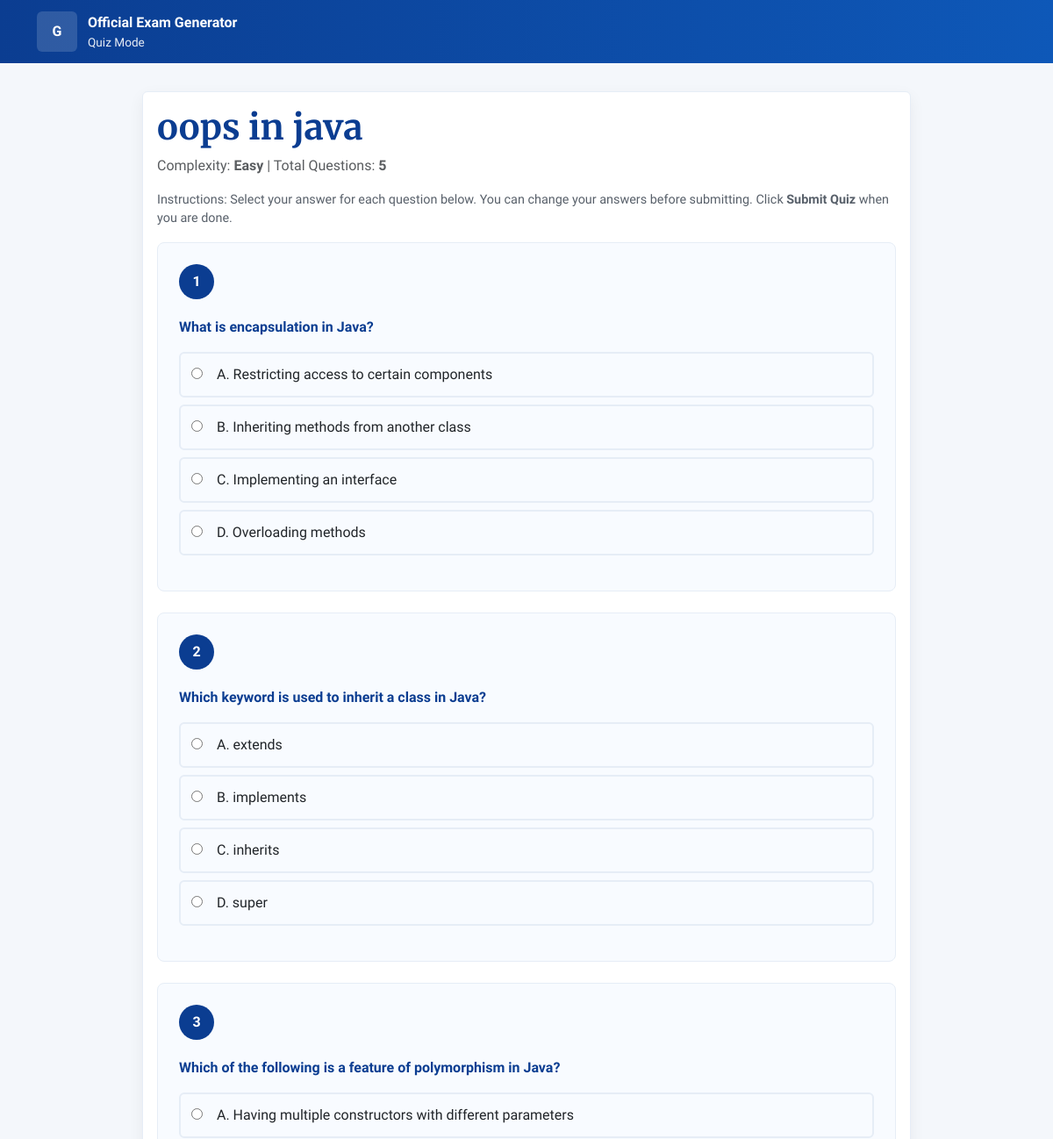
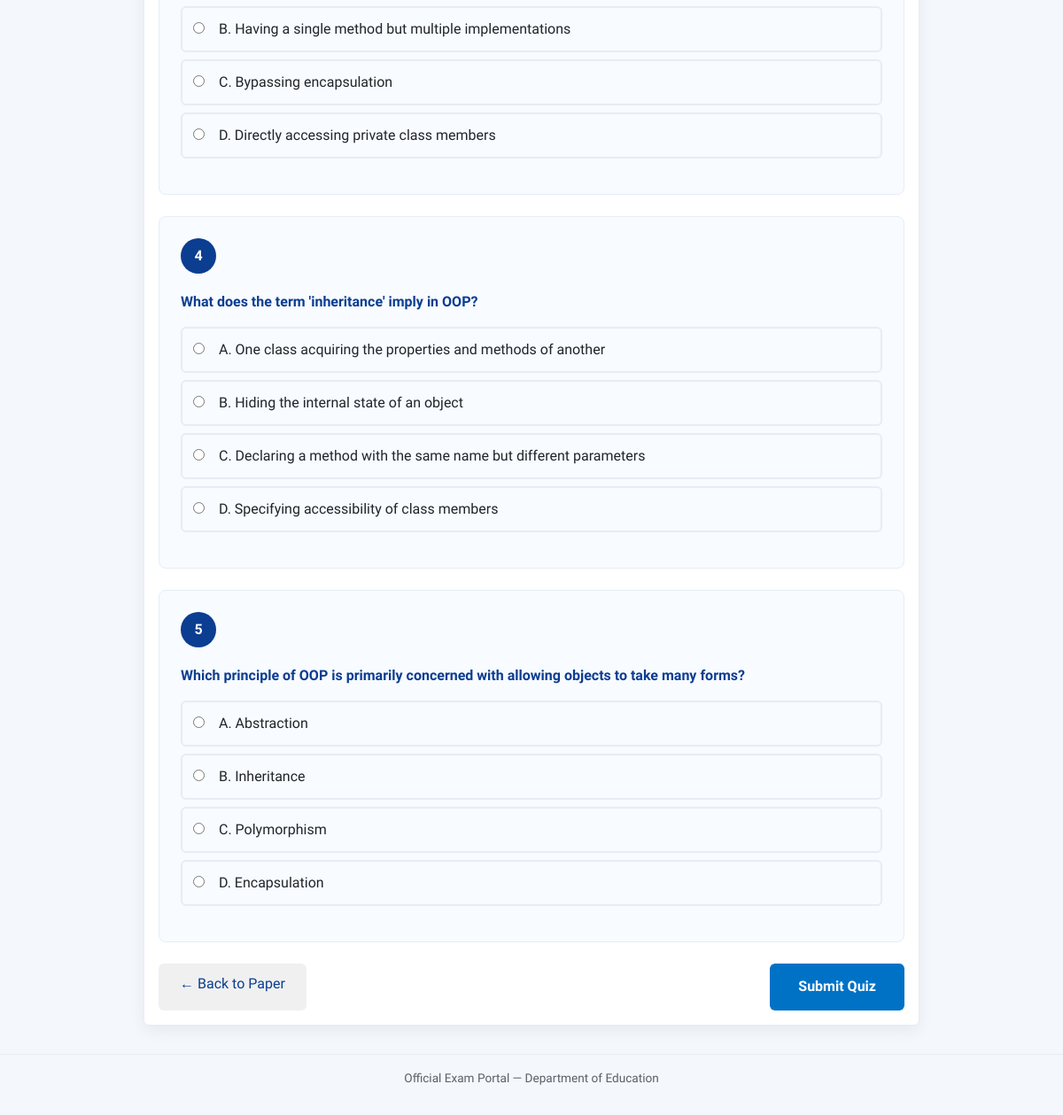
Screenshot of /quiz/11 with the database file from the repository (2 pictures, top to bottom).
### open_router.py (models this page shows)
class TestPaper(db.Model):
    __tablename__ = "test_paper"
    id = db.Column(db.Integer, primary_key=True)
    syllabus = db.Column(db.Text, nullable=False)
    complexity = db.Column(db.String(32), nullable=False)
    num_questions = db.Column(db.Integer, nullable=False)
    generated_at = db.Column(db.DateTime, default=datetime.utcnow, nullable=False)
    raw_output = db.Column(db.Text, nullable=False)
    questions = db.relationship(
        "MCQQuestion", back_populates="paper", cascade="all, delete-orphan"
    )

class MCQQuestion(db.Model):
    __tablename__ = "mcq_question"
    id = db.Column(db.Integer, primary_key=True)
    paper_id = db.Column(db.Integer, db.ForeignKey("test_paper.id"), nullable=False)
    question_text = db.Column(db.Text, nullable=False)
    choices_json = db.Column(db.Text, nullable=False)
    correct_choice_index = db.Column(db.Integer, nullable=False)
    explanation = db.Column(db.Text, nullable=True)
    paper = db.relationship("TestPaper", back_populates="questions")
    @property
    def choices(self):
        try:
            return json.loads(self.choices_json)
        except Exception:
            return []

### open_router.py (the view)
@app.route("/quiz/<int:paper_id>")
def quiz_start(paper_id):
    paper = TestPaper.query.get_or_404(paper_id)
    return render_template(
        "quiz_all_questions.html",
        paper=paper,
        questions=paper.questions,
    )

### templates/quiz_all_questions.html (shortened to what this page needs)
<!doctype html>
<html lang="en">
  <head>
    <link href="https://cdn.jsdelivr.net/npm/bootstrap@5.3.2/dist/css/bootstrap.min.css" rel="stylesheet">
  </head>
  <body>
    <header class="gov-header">
      <div class="container">
        <div class="gov-brand">
          <div class="gov-emblem">G</div>
          <div>
            <div style="font-weight:600">Official Exam Generator</div>
            <div style="font-size:.85rem;opacity:.9">Quiz Mode</div>
          </div>
        </div>
      </div>
    </header>
    <div class="container" style="max-width:900px;margin:2rem auto">
      <div class="card">
        <div class="card-body">
          <h1 class="card-title">{{ paper.syllabus }}</h1>
          <p class="text-muted">Complexity: <strong>{{ paper.complexity.title() }}</strong> | Total Questions: <strong>{{ questions|length }}</strong></p>
          <p class="progress-info">Instructions: Select your answer for each question below. You can change your answers before submitting. Click <strong>Submit Quiz</strong> when you are done.</p>
          <form method="post" action="{{ url_for('quiz_submit', paper_id=paper.id) }}">
            {% for q in questions %}
              {% set idx = loop.index0 %}
              <div class="question-item">
                <div class="question-number">{{ loop.index }}</div>
                <div class="question-text">{{ q.question_text }}</div>
                <div style="margin:1rem 0">
                  {% for choice in q.choices %}
                    {% set choice_idx = loop.index0 %}
                    <label class="choice-label">
                      <input type="radio" name="q{{ idx }}" value="{{ choice_idx }}" onchange="this.closest('label').classList.add('selected')">
                      <span class="choice-text">{{ choice }}</span>
                    </label>
                  {% endfor %}
                </div>
              </div>
            {% endfor %}
            <div class="d-flex gap-2 justify-content-between mt-4">
              <a href="{{ url_for('view_paper', paper_id=paper.id) }}" class="btn btn-back">← Back to Paper</a>
              <button type="submit" class="btn btn-submit">Submit Quiz</button>
            </div>
          </form>
        </div>
      </div>
    </div>
    <footer style="text-align:center">
      <div class="container">
        <p>Official Exam Portal — Department of Education</p>
      </div>
    </footer>
  </body>
</html>

### templates/quiz_all_questions.html (style rules this page uses)
:root { --bg:#f4f7fb;--primary:#0b3d91;--accent:#0072c6;--muted:#58606a;--card:#fff;--border:#e6edf6 }
body { font-family:'Libre Franklin', Arial, sans-serif;background:var(--bg);color:#0b2540 }
.gov-header { background:linear-gradient(90deg,var(--primary),#0e58b8);color:white;padding:.8rem 0 }
.gov-brand { display:flex;align-items:center;gap:.75rem }
.gov-emblem { width:46px;height:46px;background:rgba(255,255,255,0.15);border-radius:6px;display:inline-flex;align-items:center;justify-content:center;font-weight:700 }
.card { border:1px solid var(--border);box-shadow:0 6px 18px rgba(16,24,40,0.06) }
h1.card-title { font-family:'Merriweather', serif;font-weight:700;color:var(--primary) }
.question-item { background:#f8fbff;border:1px solid var(--border);border-radius:8px;padding:1.5rem;margin-bottom:1.5rem }
.question-number { display:inline-block;background:var(--primary);color:white;width:40px;height:40px;line-height:40px;text-align:center;border-radius:50%;font-weight:600;margin-bottom:.5rem }
.question-text { font-weight:600;margin:.75rem 0;color:var(--primary) }
.choice-label { display:block;padding:.75rem;margin:.5rem 0;border:2px solid var(--border);border-radius:6px;cursor:pointer;transition:all 0.2s }
input[type="radio"] { margin-right:0.75rem }
.btn-submit { background:var(--accent);color:white;padding:.9rem 2rem;border-radius:6px;border:none;font-weight:600 }
.btn-back { background:#f0f0f0;color:var(--primary);padding:.7rem 1.5rem;border-radius:6px;border:none }
.progress-info { color:var(--muted);font-size:.9rem;margin-bottom:1rem }
footer { margin-top:2rem;padding:1rem 0;color:var(--muted);font-size:.85rem;border-top:1px solid var(--border) }

### rows the page displays
TestPaper: syllabus "oops in java", complexity "Easy"
MCQQuestion: question_text "What is encapsulation in Java?", choices "A. Restricting access to certain components" "B. Inheriting methods from another class" "C. Implementing an interface" "D. Overloading methods"
MCQQuestion: question_text "Which keyword is used to inherit a class in Java?", choices "A. extends" "B. implements" "C. inherits" "D. super"
MCQQuestion: question_text "Which of the following is a feature of polymorphism in Java?", choices "A. Having multiple constructors with different parameters" "B. Having a single method but multiple implementations" "C. Bypassing encapsulation" "D. Directly accessing private class members"
MCQQuestion: question_text "What does the term 'inheritance' imply in OOP?", choices "A. One class acquiring the properties and methods of another" "B. Hiding the internal state of an object" "C. Declaring a method with the same name but different parameters" "D. Specifying accessibility of class members"
MCQQuestion: question_text "Which principle of OOP is primarily concerned with allowing objects to take many forms?", choices "A. Abstraction" "B. Inheritance" "C. Polymorphism" "D. Encapsulation"

### other values shown
{{ questions|length }} "5"
